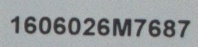
#> input picture img_data/106.jpg, 198 x 47 px, given as the content of the folder char_good, which was not available
$ python train2.py ../img_data/106.jpg   (Python 2 division)   (older library calls are emulated)
#> lines starting #> are read from the running program, lines starting #| are printed output that depends on the picture
#decoding:utf-8
import numpy as np
import cv2
import os

CHAR_SIZE = 20

def __scall_and_border_image(src_image, target_size):
    _h, _w = src_image.shape[:2]
    _ratio_target = float(target_size[0]) / float(target_size[1])
    _ratio_image = float(_w) / float(_h)
    _max = max(_ratio_image, _ratio_target)
    if _max == _ratio_image:
        __w = target_size[0]
        __h = int(target_size[0] / _ratio_image)
    else:
        __w = int(target_size[1] * _ratio_image)
        __h = target_size[1]
    _src_image = cv2.resize(src_image, (__w, __h), interpolation=cv2.INTER_LINEAR)

    _left = (target_size[0] - __w) / 2
    _right = target_size[0] - __w - _left
    _top = (target_size[1] - __h) / 2
    _bottom = target_size[1] - __h - _top
    _src_image = cv2.copyMakeBorder(_src_image, _top, _bottom, _left, _right, cv2.BORDER_CONSTANT, value = 0)

    return _src_image, (_left, _top, float(__w)/float(_w), float(__h)/float(_h))

def load_base(work_path):
#> called with work_path = 'char_good'
    images_path = os.listdir(work_path)
    digits, labels = [], []
    for index, _path in enumerate(images_path):
        if _path[_path.rfind('.'):] != '.jpg':
            continue
        ch_img = cv2.imread(work_path + '/' + _path)
#> ch_img is the input picture: shape (47, 198, 3); mean B, G, R 157.6, 155.6, 151.3
        _h, _w = ch_img.shape[:2]
        ch_img, _ = __scall_and_border_image(ch_img, (CHAR_SIZE, CHAR_SIZE))
#> in __scall_and_border_image, `_src_image = cv2.copyMakeBorder(_src_image, _top, _bottom, _left, _rig..`:
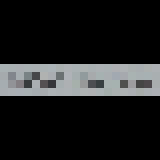
#> _src_image: shape (20, 20, 3) (shown 8 times larger); mean of channels 0, 1, 2 32.4, 32, 31; drawn as B, G, R
        ch_img = cv2.cvtColor(ch_img, cv2.COLOR_BGR2GRAY)
#> ch_img: shape (20, 20)
        digits.append(ch_img)
#> (the run stopped early here; a loop or call above may not have finished)

$ run again, on img_data/107.jpg
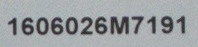
#> input picture img_data/107.jpg, 198 x 47 px, given as the content of the folder char_good, which was not available
#> in load_base, ch_img is the input picture: shape (47, 198, 3); mean B, G, R 161, 158.6, 154.3
#> in __scall_and_border_image, `_src_image = cv2.copyMakeBorder(_src_image, _top, _bottom, _left, _rig..`:
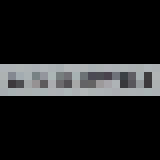
#> _src_image: shape (20, 20, 3) (shown 8 times larger); mean of channels 0, 1, 2 31, 30.4, 29.6; drawn as B, G, R
#> ch_img: shape (20, 20)

$ run again, on img_data/109.jpg
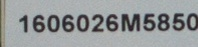
#> input picture img_data/109.jpg, 198 x 47 px, given as the content of the folder char_good, which was not available
#> in load_base, ch_img is the input picture: shape (47, 198, 3); mean B, G, R 153.5, 152.5, 148.9
#> in __scall_and_border_image, `_src_image = cv2.copyMakeBorder(_src_image, _top, _bottom, _left, _rig..`:
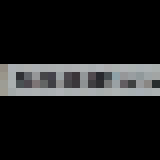
#> _src_image: shape (20, 20, 3) (shown 8 times larger); mean of channels 0, 1, 2 28.7, 28.5, 27.9; drawn as B, G, R
#> ch_img: shape (20, 20)
